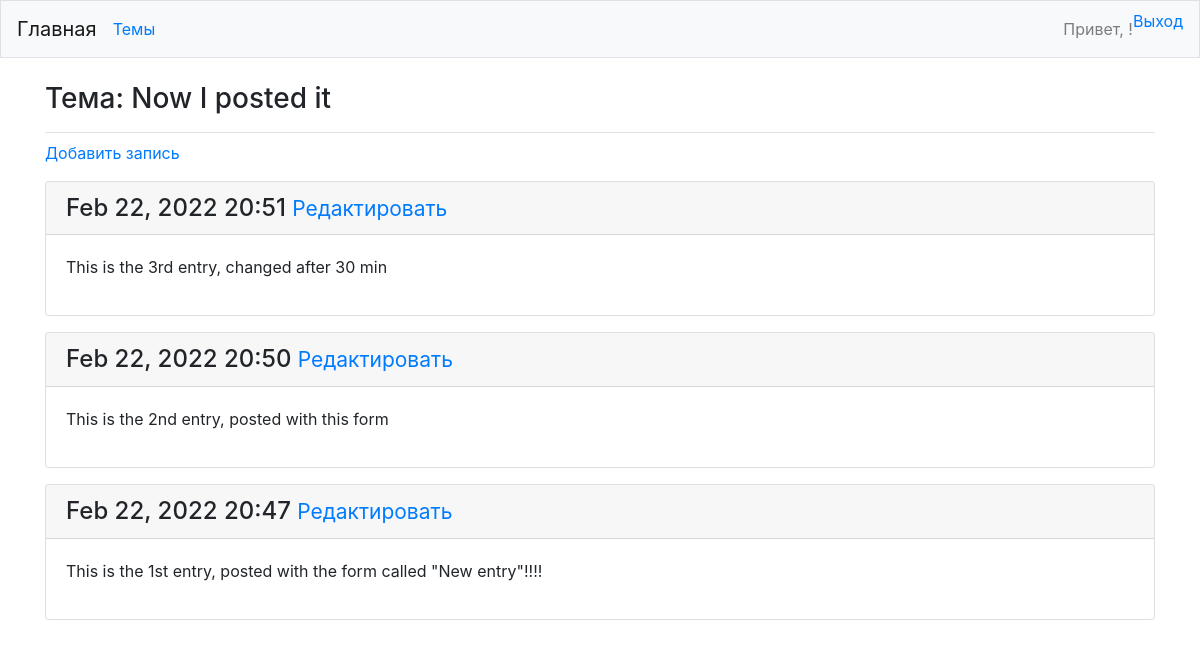
The app's page /topics/3/ (signed in), older data.
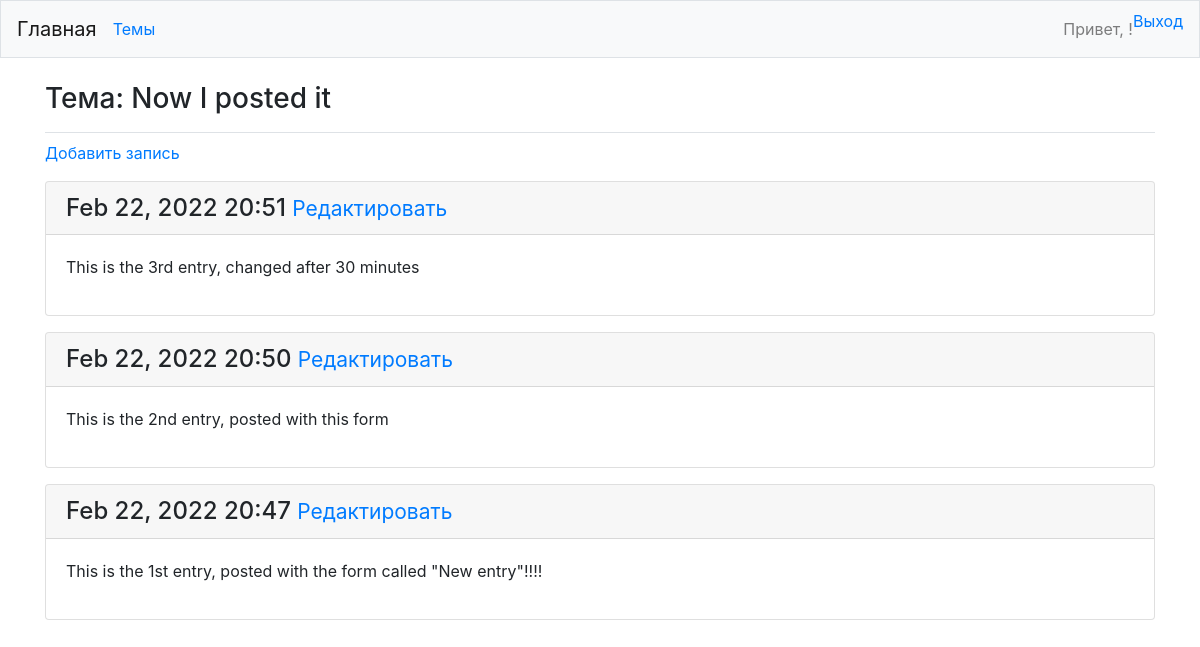
The same page, newer data.
### learning_logs/models.py (models this page shows, shortened)
class Entry(models.Model):
    topic = models.ForeignKey(Topic, on_delete=models.CASCADE)
    text = models.TextField()
    date_added = models.DateTimeField(auto_now_add=True)
    class Meta:
        verbose_name_plural = 'entries'

### learning_logs/views.py (the view)
# urls.py: path('topics/<int:topic_id>/', views.topic, name='topic'),
@login_required
def topic(request, topic_id):
    topic = Topic.objects.get(id=topic_id)
    check_topic_owner(request.user, topic)
    entries = topic.entry_set.order_by('-date_added')
    context = {'topic': topic, 'entries': entries}
    return render(request, 'learning_logs/topic.html', context)

### learning_logs/models.py (called while the page is built)
    def __str__(self):
        return self.text

### learning_logs/views.py (called while the page is built)
def check_topic_owner(user, topic):
    if user != topic.owner:
        raise Http404

### learning_logs/templates/learning_logs/topic.html
{% extends "learning_logs/base.html" %}
{% block page_header %}
  <h3> Тема: {{ topic }}  </h1>
{% endblock page_header %}
{% block content %}
  <a href="{% url 'learning_logs:new_entry' topic.id %}"> Добавить запись </a>
  <p>
    {% for entry in entries %}
      <div class="card mb-3">
        <h4 class="card-header">
          {{ entry.date_added|date:'M d, Y H:i' }}
          <small>
            <a href="{% url 'learning_logs:edit_entry' entry.id %}"> Редактировать </a>
          </small>
        </h4>
        <div class="card-body">
          {{ entry.text|linebreaks }}
        </div>
      </div>
    {% empty %}
	  <li> Пока здесь нет ни одной записи </li>
	  {% endfor %}
{% endblock content %}

Row changes from the older to the newer data that the page shows:
changed Entry: text "This is the 3rd entry, changed after 30 min" → "This is the 3rd entry, changed after 30 minutes"
